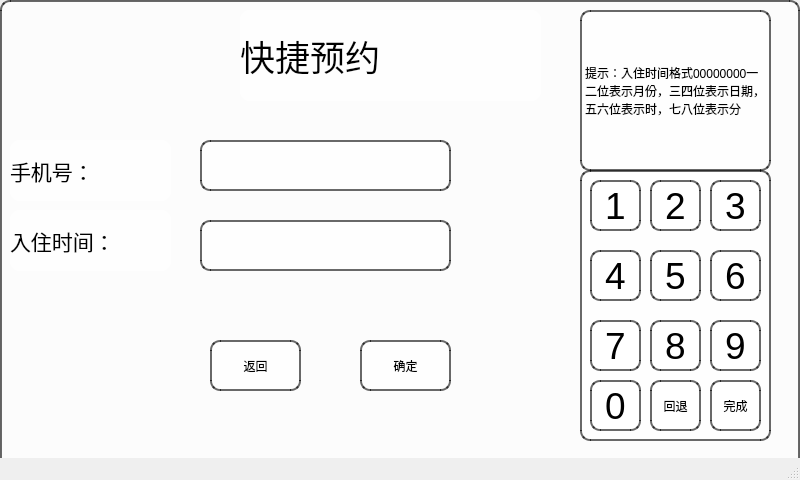
<?xml version="1.0" encoding="UTF-8"?>
<ui version="4.0">
 <class>quick_reservation</class>
 <widget class="QMainWindow" name="quick_reservation">
  <property name="geometry">
   <rect>
    <x>0</x>
    <y>0</y>
    <width>800</width>
    <height>480</height>
   </rect>
  </property>
  <property name="windowTitle">
   <string>MainWindow</string>
  </property>
  <widget class="QWidget" name="centralwidget">
   <widget class="QFrame" name="frame">
    <property name="geometry">
     <rect>
      <x>0</x>
      <y>0</y>
      <width>800</width>
      <height>480</height>
     </rect>
    </property>
    <property name="styleSheet">
     <string notr="true">border: 2px solid rgba(0, 0, 0, 150); /* 黑色边框，150为不透明度 */
    background-color: rgba(255, 255, 255, 200); /* 白色背景，200为不透明度 */
    border-radius: 10px; /* 圆角边框 */</string>
    </property>
    <property name="frameShape">
     <enum>QFrame::StyledPanel</enum>
    </property>
    <property name="frameShadow">
     <enum>QFrame::Raised</enum>
    </property>
    <widget class="QPushButton" name="back">
     <property name="geometry">
      <rect>
       <x>210</x>
       <y>340</y>
       <width>91</width>
       <height>51</height>
      </rect>
     </property>
     <property name="text">
      <string>返回</string>
     </property>
    </widget>
    <widget class="QPushButton" name="queding">
     <property name="geometry">
      <rect>
       <x>360</x>
       <y>340</y>
       <width>91</width>
       <height>51</height>
      </rect>
     </property>
     <property name="text">
      <string>确定</string>
     </property>
    </widget>
    <widget class="QLabel" name="label_5">
     <property name="geometry">
      <rect>
       <x>10</x>
       <y>140</y>
       <width>161</width>
       <height>61</height>
      </rect>
     </property>
     <property name="font">
      <font>
       <pointsize>16</pointsize>
      </font>
     </property>
     <property name="styleSheet">
      <string notr="true">border: 0px solid rgba(0, 0, 0, 150); /* 黑色边框，150为不透明度 */
    background-color: rgba(255, 255, 255, 200); /* 白色背景，200为不透明度 */
    border-radius: 10px; /* 圆角边框 */</string>
     </property>
     <property name="text">
      <string>手机号：</string>
     </property>
    </widget>
    <widget class="QTextEdit" name="phonenumber">
     <property name="geometry">
      <rect>
       <x>200</x>
       <y>140</y>
       <width>251</width>
       <height>51</height>
      </rect>
     </property>
     <property name="styleSheet">
      <string notr="true">border: 2px solid rgba(0, 0, 0, 150); /* 黑色边框，150为不透明度 */
    background-color: rgba(255, 255, 255, 200); /* 白色背景，200为不透明度 */
    border-radius: 10px; /* 圆角边框 */</string>
     </property>
    </widget>
    <widget class="QLabel" name="label">
     <property name="geometry">
      <rect>
       <x>240</x>
       <y>10</y>
       <width>301</width>
       <height>91</height>
      </rect>
     </property>
     <property name="font">
      <font>
       <family>仿宋</family>
       <pointsize>26</pointsize>
      </font>
     </property>
     <property name="styleSheet">
      <string notr="true">border: 0px solid rgba(0, 0, 0, 150); /* 黑色边框，150为不透明度 */
    background-color: rgba(255, 255, 255, 200); /* 白色背景，200为不透明度 */
    border-radius: 10px; /* 圆角边框 */</string>
     </property>
     <property name="text">
      <string>快捷预约</string>
     </property>
    </widget>
    <widget class="QLabel" name="label_6">
     <property name="geometry">
      <rect>
       <x>10</x>
       <y>210</y>
       <width>161</width>
       <height>61</height>
      </rect>
     </property>
     <property name="font">
      <font>
       <pointsize>16</pointsize>
      </font>
     </property>
     <property name="styleSheet">
      <string notr="true">border: 0px solid rgba(0, 0, 0, 150); /* 黑色边框，150为不透明度 */</string>
     </property>
     <property name="text">
      <string>入住时间：</string>
     </property>
    </widget>
    <widget class="QTextEdit" name="intime">
     <property name="geometry">
      <rect>
       <x>200</x>
       <y>220</y>
       <width>251</width>
       <height>51</height>
      </rect>
     </property>
    </widget>
    <widget class="QLabel" name="label_2">
     <property name="geometry">
      <rect>
       <x>580</x>
       <y>10</y>
       <width>191</width>
       <height>161</height>
      </rect>
     </property>
     <property name="text">
      <string>提示：入住时间格式00000000一二位表示月份，三四位表示日期，五六位表示时，七八位表示分</string>
     </property>
     <property name="wordWrap">
      <bool>true</bool>
     </property>
    </widget>
   </widget>
   <widget class="QFrame" name="frame_2">
    <property name="geometry">
     <rect>
      <x>580</x>
      <y>170</y>
      <width>191</width>
      <height>271</height>
     </rect>
    </property>
    <property name="mouseTracking">
     <bool>true</bool>
    </property>
    <property name="layoutDirection">
     <enum>Qt::LeftToRight</enum>
    </property>
    <property name="styleSheet">
     <string notr="true">border: 2px solid rgba(0, 0, 0, 150); /* 黑色边框，150为不透明度 */
    background-color: rgba(255, 255, 255, 200); /* 白色背景，200为不透明度 */
    border-radius: 10px; /* 圆角边框 */</string>
    </property>
    <property name="frameShape">
     <enum>QFrame::StyledPanel</enum>
    </property>
    <property name="frameShadow">
     <enum>QFrame::Raised</enum>
    </property>
    <widget class="QPushButton" name="pushButton_1">
     <property name="geometry">
      <rect>
       <x>10</x>
       <y>10</y>
       <width>51</width>
       <height>51</height>
      </rect>
     </property>
     <property name="font">
      <font>
       <pointsize>28</pointsize>
      </font>
     </property>
     <property name="styleSheet">
      <string notr="true"> color: black; /* 设置字体颜色为白色 */
</string>
     </property>
     <property name="text">
      <string>1</string>
     </property>
     <property name="flat">
      <bool>true</bool>
     </property>
    </widget>
    <widget class="QPushButton" name="pushButton_2">
     <property name="geometry">
      <rect>
       <x>70</x>
       <y>10</y>
       <width>51</width>
       <height>51</height>
      </rect>
     </property>
     <property name="font">
      <font>
       <pointsize>28</pointsize>
      </font>
     </property>
     <property name="styleSheet">
      <string notr="true"> color: black; /* 设置字体颜色为白色 */
</string>
     </property>
     <property name="text">
      <string>2</string>
     </property>
     <property name="flat">
      <bool>true</bool>
     </property>
    </widget>
    <widget class="QPushButton" name="pushButton_4">
     <property name="geometry">
      <rect>
       <x>10</x>
       <y>80</y>
       <width>51</width>
       <height>51</height>
      </rect>
     </property>
     <property name="font">
      <font>
       <pointsize>28</pointsize>
      </font>
     </property>
     <property name="styleSheet">
      <string notr="true"> color: black; /* 设置字体颜色为白色 */
</string>
     </property>
     <property name="text">
      <string>4</string>
     </property>
     <property name="flat">
      <bool>true</bool>
     </property>
    </widget>
    <widget class="QPushButton" name="pushButton_3">
     <property name="geometry">
      <rect>
       <x>130</x>
       <y>10</y>
       <width>51</width>
       <height>51</height>
      </rect>
     </property>
     <property name="font">
      <font>
       <pointsize>28</pointsize>
      </font>
     </property>
     <property name="styleSheet">
      <string notr="true"> color: black; /* 设置字体颜色为白色 */
</string>
     </property>
     <property name="text">
      <string>3</string>
     </property>
     <property name="flat">
      <bool>true</bool>
     </property>
    </widget>
    <widget class="QPushButton" name="pushButton_6">
     <property name="geometry">
      <rect>
       <x>130</x>
       <y>80</y>
       <width>51</width>
       <height>51</height>
      </rect>
     </property>
     <property name="font">
      <font>
       <pointsize>28</pointsize>
      </font>
     </property>
     <property name="styleSheet">
      <string notr="true"> color: black; /* 设置字体颜色为白色 */
</string>
     </property>
     <property name="text">
      <string>6</string>
     </property>
     <property name="flat">
      <bool>true</bool>
     </property>
    </widget>
    <widget class="QPushButton" name="pushButton_7">
     <property name="geometry">
      <rect>
       <x>10</x>
       <y>150</y>
       <width>51</width>
       <height>51</height>
      </rect>
     </property>
     <property name="font">
      <font>
       <pointsize>28</pointsize>
      </font>
     </property>
     <property name="styleSheet">
      <string notr="true"> color: black; /* 设置字体颜色为白色 */
</string>
     </property>
     <property name="text">
      <string>7</string>
     </property>
     <property name="flat">
      <bool>true</bool>
     </property>
    </widget>
    <widget class="QPushButton" name="pushButton_5">
     <property name="geometry">
      <rect>
       <x>70</x>
       <y>80</y>
       <width>51</width>
       <height>51</height>
      </rect>
     </property>
     <property name="font">
      <font>
       <pointsize>28</pointsize>
      </font>
     </property>
     <property name="styleSheet">
      <string notr="true"> color: black; /* 设置字体颜色为白色 */
</string>
     </property>
     <property name="text">
      <string>5</string>
     </property>
     <property name="flat">
      <bool>true</bool>
     </property>
    </widget>
    <widget class="QPushButton" name="pushButton_9">
     <property name="geometry">
      <rect>
       <x>130</x>
       <y>150</y>
       <width>51</width>
       <height>51</height>
      </rect>
     </property>
     <property name="font">
      <font>
       <pointsize>28</pointsize>
      </font>
     </property>
     <property name="styleSheet">
      <string notr="true"> color: black; /* 设置字体颜色为白色 */
</string>
     </property>
     <property name="text">
      <string>9</string>
     </property>
     <property name="flat">
      <bool>true</bool>
     </property>
    </widget>
    <widget class="QPushButton" name="pushButton_8">
     <property name="geometry">
      <rect>
       <x>70</x>
       <y>150</y>
       <width>51</width>
       <height>51</height>
      </rect>
     </property>
     <property name="font">
      <font>
       <pointsize>28</pointsize>
      </font>
     </property>
     <property name="styleSheet">
      <string notr="true"> color: black; /* 设置字体颜色为白色 */
</string>
     </property>
     <property name="text">
      <string>8</string>
     </property>
     <property name="flat">
      <bool>true</bool>
     </property>
    </widget>
    <widget class="QPushButton" name="pushButton_0">
     <property name="geometry">
      <rect>
       <x>10</x>
       <y>210</y>
       <width>51</width>
       <height>51</height>
      </rect>
     </property>
     <property name="font">
      <font>
       <pointsize>28</pointsize>
      </font>
     </property>
     <property name="styleSheet">
      <string notr="true"> color: black; /* 设置字体颜色为白色 */
</string>
     </property>
     <property name="text">
      <string>0</string>
     </property>
     <property name="flat">
      <bool>true</bool>
     </property>
    </widget>
    <widget class="QPushButton" name="pushButton_11">
     <property name="geometry">
      <rect>
       <x>70</x>
       <y>210</y>
       <width>51</width>
       <height>51</height>
      </rect>
     </property>
     <property name="text">
      <string>回退</string>
     </property>
    </widget>
    <widget class="QPushButton" name="pushButton_12">
     <property name="geometry">
      <rect>
       <x>130</x>
       <y>210</y>
       <width>51</width>
       <height>51</height>
      </rect>
     </property>
     <property name="text">
      <string>完成</string>
     </property>
    </widget>
   </widget>
  </widget>
  <widget class="QStatusBar" name="statusbar"/>
 </widget>
 <resources/>
 <connections/>
</ui>
